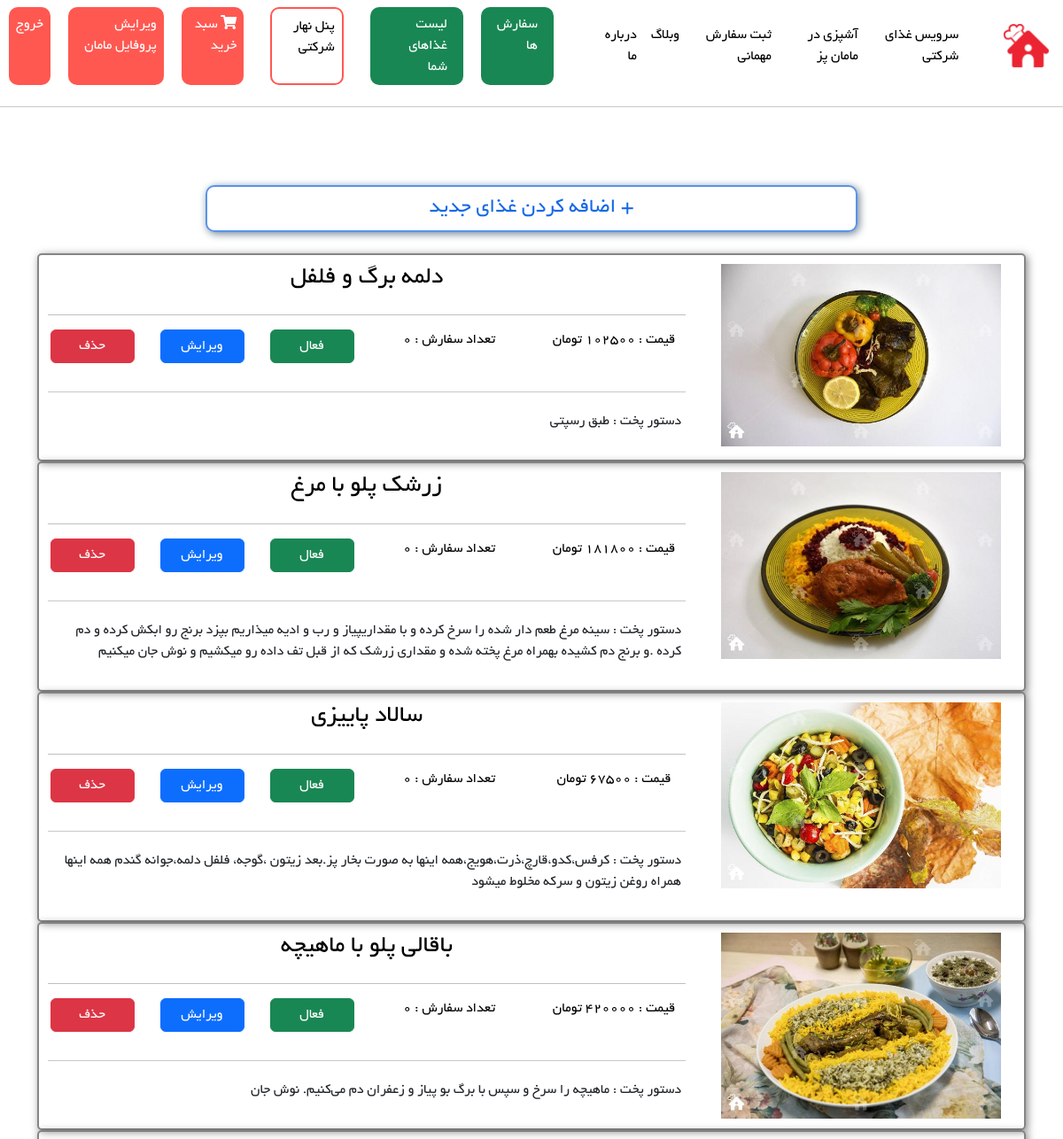
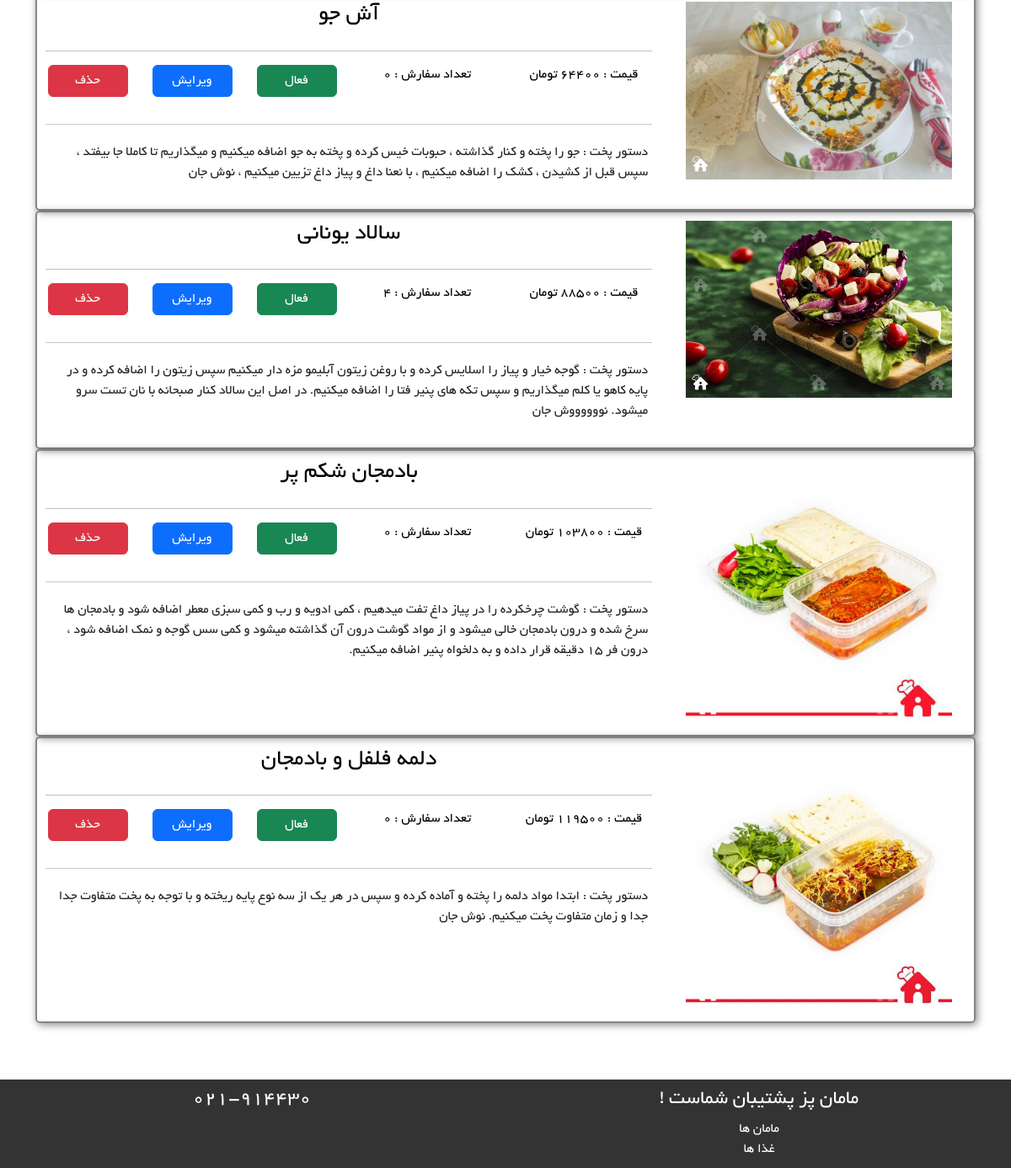
Page /moms/PerMomFoodsList (signed in) on the committed database (2 pictures, top to bottom).
### Moms/models.py (models this page shows, shortened)
class FoodsModel(models.Model):
    mom = models.ForeignKey(MomsModel, on_delete=models.CASCADE)
    food_name = models.CharField(max_length=100)
    food_price = models.IntegerField()
    food_recipe = models.CharField(max_length=500)
    food_order = models.IntegerField(editable=False, default=0)
    raw_material = models.ManyToManyField(RawMaterial)
    food_photo = models.ImageField(upload_to='foods_picture')
    is_active = models.BooleanField(default=True)
    class Meta:
        db_table = 'Foods'
        verbose_name = 'Food'
        verbose_name_plural = 'Foods'

### Moms/views.py (the view)
# urls.py: path('PerMomFoodsList', views.PerMomFoodsList, name='PerMomFoodsList'),
def PerMomFoodsList(request):
    foodsList: FoodsModel = FoodsModel.objects.filter(mom__user_id=request.user.id)
    context = {
        "foodsList": foodsList,
    }
    return render(request, 'Moms/PerMomFoodsList.html', context)

### Moms/templates/Moms/PerMomFoodsList.html
{% extends 'base/layout.html' %}
{% load static %}
{% block HeaderLinks %}
    <link rel="stylesheet" href="{% static 'css/Moms/PerMomFoodsList-style.css' %}">
{% endblock %}
{% block main %}
    <div class="row text-center">
        <div class="col-2"></div>
        <div class="col-8">
            <a href="{% url 'addFood' %}">
                <div id="addNewFood">
                    <h4>+ اضافه کردن غذای جدید</h4>
                </div>
            </a>
        </div>
        <div class="col-2"></div>
    </div>
    <br/>
    {% for food in foodsList %}
        <div class="row">
            <div class="col-12">
                <a class="food-box-link" href="">
                    <div class="food-box">
                        <div class="row text-center">
                            <div class="col-4">
                                <img class="food-img" src="{{ food.food_photo.url }}"/>
                            </div>
                            <div class="col-8">
                                <div class="row">
                                    <div class="col-12">
                                        <h3>{{ food.food_name }}</h3>
                                    </div>
                                </div>
                                <hr/>
                                <div class="row justify-content-center">
                                    <div class="col-3">
                                        <p>قیمت : {{ food.food_price }} تومان</p>
                                    </div>
                                    <div class="col-3">
                                        <p>تعداد سفارش : {{ food.food_order }}</p>
                                    </div>
                                    <div class="col-2">
                                        <p class="btn btn-success">فعال</p>
                                    </div>
                                    <div class="col-2">
                                        <a class="btn btn-primary">ویرایش</a>
                                    </div>
                                    <div class="col-2">
                                        <a class="btn btn-danger">حذف</a>
                                    </div>
                                </div>
                                <hr>
                                <div class="row" style="height: 50%">
                                    <div class="col-12">
                                        <div class="food-recipe">
                                            <p> دستور پخت : {{ food.food_recipe }}</p>
                                        </div>
                                    </div>
                                </div>
                            </div>
                        </div>
                    </div>
                </a>
            </div>
        </div>
    {% endfor %}
{% endblock %}

### static/css/base/layout-style.css (style rules this page uses)
body { font-family: 'Yekan'; direction: rtl; }
body { direction: rtl; }
a { text-decoration: none; color: black; }
body { margin-bottom: 100px; }

### static/css/Moms/PerMomFoodsList-style.css (style rules this page uses)
#addNewFood { border: 2px solid rgba(12, 99, 228, 0.69); border-radius: 10px; box-shadow: 2px 2px 10px slategray; color: rgba(12, 99, 228, 0.96); }
#addNewFood h4 { margin: 0; padding: 10px; }
.food-box { border: 2px solid rgba(128, 128, 128, 0.96); border-radius: 5px; padding: 10px ; box-shadow: 2px 2px 10px rgba(70, 70, 70, 0.65); }
.food-box-link { display: contents; }
.food-img { width: 85%; }
.food-recipe { padding: 5px; }
.food-recipe p { text-align: right; width: 100%; }
.btn { width: 95px; }

### rows in the picture
FoodsModel: food_photo (picture), food_name "دلمه برگ و فلفل", food_price "102500", food_order "0", food_recipe "طبق رسپتی"
FoodsModel: food_photo (picture), food_name "زرشک پلو با مرغ", food_price "181800", food_order "0", food_recipe "سینه مرغ طعم دار شده را سرخ کرده و با مقداریپیاز و رب و ادیه میذاریم بپزد برنج رو ابکش کرده و دم کرده .و برنج دم کشیده بهمراه مرغ پخته شده و مقداری زرشک که از قبل تف داده رو میکشیم و نوش جان میکنیم"
FoodsModel: food_photo (picture), food_name "سالاد پاییزی", food_price "67500", food_order "0", food_recipe "کرفس،کدو،قارچ،ذرت،هویج،همه اینها به صورت بخار پز.بعد زیتون ،گوجه، فلفل دلمه،جوانه گندم همه اینها همراه روغن زیتون و سرکه مخلوط میشود"
FoodsModel: food_photo (picture), food_name "باقالی پلو با ماهیچه", food_price "420000", food_order "0", food_recipe "ماهیچه را سرخ و سپس با برگ بو پیاز و زعفران دم می‌کنیم. نوش جان"
FoodsModel: food_photo (picture), food_name "آش جو", food_price "64400", food_order "0", food_recipe "جو را پخته و کنار گذاشته ، حبوبات خیس کرده و پخته به جو اضافه میکنیم و میگذاریم تا کاملا جا بیفتد ، سپس قبل از کشیدن ، کشک را اضافه میکنیم ، با نعنا داغ و پیاز داغ تزیین میکنیم ، نوش جان"
FoodsModel: food_photo (picture), food_name "سالاد یونانی", food_price "88500", food_order "4", food_recipe "گوجه خیار و پیاز را اسلایس کرده و با روغن زیتون آبلیمو مزه دار میکنیم سپس زیتون را اضافه کرده و در پایه کاهو یا کلم میگذاریم و سپس تکه های پنیر فتا را اضافه میکنیم. در اصل این سالاد کنار صبحانه با نان تست سرو میشود. نووووووش جان"
FoodsModel: food_photo (picture), food_name "بادمجان شکم پر", food_price "103800", food_order "0", food_recipe "گوشت چرخکرده را در پیاز داغ تفت میدهیم ، کمی ادویه و رب و کمی سبزی معطر اضافه شود و بادمجان ها سرخ شده و درون بادمجان خالی میشود و از مواد گوشت درون آن گذاشته میشود و کمی سس گوجه و نمک اضافه شود ، درون فر ۱۵ دقیقه قرار داده و به دلخواه پنیر اضافه میکنیم."
FoodsModel: food_photo (picture), food_name "دلمه فلفل و بادمجان", food_price "119500", food_order "0", food_recipe "ابتدا مواد دلمه را پخته و آماده کرده و سپس در هر یک از سه نوع پایه ریخته و با توجه به پخت متفاوت جدا جدا و زمان متفاوت پخت میکنیم. نوش جان"
